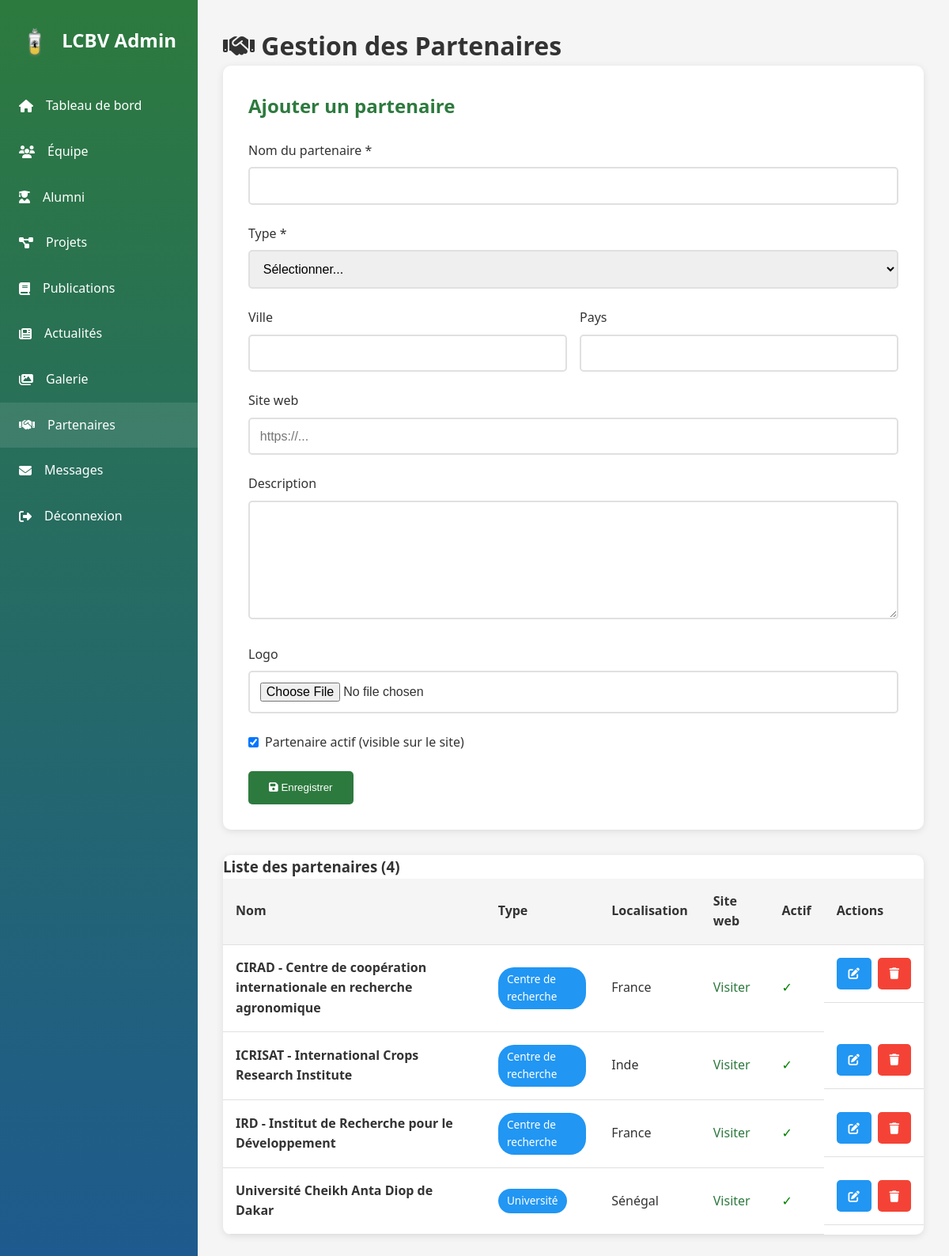
Page /admin/admin_partenaires.php (signed in) on the committed database.
### tables this page shows
CREATE TABLE partenaires (
    id INT AUTO_INCREMENT PRIMARY KEY,
    nom VARCHAR(255) NOT NULL,
    type ENUM('Université', 'Centre de recherche', 'Laboratoire', 'Entreprise', 'Autre') NOT NULL,
    pays VARCHAR(100) NULL,
    ville VARCHAR(100) NULL,
    site_web VARCHAR(255) NULL,
    logo VARCHAR(255) NULL,
    description TEXT NULL,
    actif TINYINT(1) DEFAULT 1,
    ordre_affichage INT DEFAULT 0,
    date_ajout TIMESTAMP DEFAULT CURRENT_TIMESTAMP
);

### db_config.php (called while the page is built, shortened)
<?php
function h($string) {
    return htmlspecialchars($string, ENT_QUOTES, 'UTF-8');
}
?>

### admin/admin_partenaires.php (the view, shortened to what this page needs)
<?php
require_once '../db_config.php';
$partenaires = $pdo->query("SELECT * FROM partenaires ORDER BY nom")->fetchAll();
$edit_part = null;
?>
<!DOCTYPE html>
<html lang="fr">
<head>
    <link rel="stylesheet" href="<?php echo SITE_URL; ?>/css/style.css">
    <link rel="stylesheet" href="https://cdnjs.cloudflare.com/ajax/libs/font-awesome/6.4.0/css/all.min.css">
</head>
<body>
    <div class="admin-dashboard">
        <aside class="admin-sidebar">
            <h2><img src="<?php echo SITE_URL; ?>/uploads/images/logo2.png?v=<?php echo time(); ?>" alt="Logo" class="admin-logo"> LCBV Admin</h2>
            <nav class="admin-nav">
                <ul>
                    <li><a href="dashboard.php"><i class="fas fa-home"></i> Tableau de bord</a></li>
                    <li><a href="admin_equipe.php"><i class="fas fa-users"></i> Équipe</a></li>
                    <li><a href="admin_alumni.php"><i class="fas fa-user-graduate"></i> Alumni</a></li>
                    <li><a href="admin_projets.php"><i class="fas fa-project-diagram"></i> Projets</a></li>
                    <li><a href="admin_publications.php"><i class="fas fa-book"></i> Publications</a></li>
                    <li><a href="admin_actualites.php"><i class="fas fa-newspaper"></i> Actualités</a></li>
                    <li><a href="admin_galerie.php"><i class="fas fa-images"></i> Galerie</a></li>
                    <li><a href="admin_partenaires.php" class="active"><i class="fas fa-handshake"></i> Partenaires</a></li>
                    <li><a href="admin_messages.php"><i class="fas fa-envelope"></i> Messages</a></li>
                    <li><a href="logout.php"><i class="fas fa-sign-out-alt"></i> Déconnexion</a></li>
                </ul>
            </nav>
        </aside>
        <main class="admin-main">
            <h1><i class="fas fa-handshake"></i> Gestion des Partenaires</h1>
            <div class="admin-form-section">
                <h2><?php echo $edit_part ? 'Modifier' : 'Ajouter'; ?> un partenaire</h2>
                <form method="POST" enctype="multipart/form-data">
                    <div class="form-group">
                        <label class="form-label">Nom du partenaire *</label>
                        <input type="text" name="nom" class="form-control"
                               value="<?php echo h($edit_part['nom'] ?? ''); ?>" required>
                    </div>
                    <div class="form-group">
                        <label class="form-label">Type *</label>
                        <select name="type" class="form-control" required>
                            <option value="">Sélectionner...</option>
                        </select>
                    </div>
                    <div class="form-row">
                        <div class="form-group">
                            <label class="form-label">Ville</label>
                            <input type="text" name="ville" class="form-control"
                                   value="<?php echo h($edit_part['ville'] ?? ''); ?>">
                        </div>
                        <div class="form-group">
                            <label class="form-label">Pays</label>
                            <input type="text" name="pays" class="form-control"
                                   value="<?php echo h($edit_part['pays'] ?? ''); ?>">
                        </div>
                    </div>
                    <div class="form-group">
                        <label class="form-label">Site web</label>
                        <input type="url" name="site_web" class="form-control"
                               value="<?php echo h($edit_part['site_web'] ?? ''); ?>" placeholder="https://...">
                    </div>
                    <div class="form-group">
                        <label class="form-label">Description</label>
                        <textarea name="description" class="form-control" rows="3"><?php echo h($edit_part['description'] ?? ''); ?></textarea>
                    </div>
                    <div class="form-group">
                        <label class="form-label">Logo</label>
                        <input type="file" name="logo" class="form-control" accept="image/*">
                    </div>
                    <div class="form-group">
                        <label class="checkbox-label">
                            <input type="checkbox" name="actif" value="1" <?php echo ($edit_part['actif'] ?? 1) ? 'checked' : ''; ?>>
                            Partenaire actif (visible sur le site)
                        </label>
                    </div>
                    <div class="form-actions">
                        <button type="submit" class="btn btn-primary">
                            <i class="fas fa-save"></i> Enregistrer
                        </button>
                    </div>
                </form>
            </div>
            <div class="admin-table">
                <h3>Liste des partenaires (<?php echo count($partenaires); ?>)</h3>
                <table>
                    <thead>
                        <tr>
                            <th>Nom</th>
                            <th>Type</th>
                            <th>Localisation</th>
                            <th>Site web</th>
                            <th>Actif</th>
                            <th>Actions</th>
                        </tr>
                    </thead>
                    <tbody>
                        <?php foreach ($partenaires as $p): ?>
                        <tr>
                            <td><strong><?php echo h($p['nom']); ?></strong></td>
                            <td><span class="badge badge-info"><?php echo h($p['type']); ?></span></td>
                            <td><?php echo h($p['ville']); ?><?php echo $p['ville'] && $p['pays'] ? ', ' : ''; ?><?php echo h($p['pays']); ?></td>
                            <td><?php echo $p['site_web'] ? '<a href="'.h($p['site_web']).'" target="_blank">Visiter</a>' : '-'; ?></td>
                            <td><?php echo $p['actif'] ? '<span style="color:green;">✓</span>' : '<span style="color:red;">✗</span>'; ?></td>
                            <td class="action-buttons">
                                <a href="?edit=<?php echo $p['id']; ?>" class="btn btn-sm btn-edit">
                                    <i class="fas fa-edit"></i>
                                </a>
                                <a href="?delete=<?php echo $p['id']; ?>" class="btn btn-sm btn-delete" data-confirm-delete>
                                    <i class="fas fa-trash"></i>
                                </a>
                            </td>
                        </tr>
                        <?php endforeach; ?>
                    </tbody>
                </table>
            </div>
        </main>
    </div>
</body>
</html>

### css/style.css (style rules this page uses)
* { margin: 0; padding: 0; box-sizing: border-box; }
:root { --primary-color: #2d7a3e; --secondary-color: #1e5a8e; --accent-color: #4caf50; --light-green: #e8f5e9; --light-blue: #e3f2fd; --dark-text: #333333; --gray-text: #666666; --light-gray: #f5f5f5; --white: #ffffff; --border-color: #e0e0e0; --shadow: 0 2px 10px rgba(0,0,0,0.1); --shadow-hover: 0 4px 20px rgba(0,0,0,0.15); --transition: all 0.3s ease; }
body { font-family: 'Segoe UI', Tahoma, Geneva, Verdana, sans-serif; font-size: 16px; line-height: 1.6; color: var(--dark-text); background-color: var(--white); }
a { color: var(--primary-color); text-decoration: none; transition: var(--transition); }
.btn { display: inline-block; padding: 0.7rem 1.5rem; border-radius: 5px; font-weight: 500; text-align: center; cursor: pointer; border: 2px solid transparent; transition: var(--transition); text-decoration: none; }
.btn-primary { background: var(--primary-color); color: var(--white); }
.btn-sm { padding: 0.4rem 0.8rem; font-size: 0.9rem; }
.badge { display: inline-block; padding: 0.3rem 0.7rem; border-radius: 20px; font-size: 0.85rem; font-weight: 500; }
.badge-info { background: #2196f3; color: var(--white); }
.form-group { margin-bottom: 1.5rem; }
.form-label { display: block; margin-bottom: 0.5rem; font-weight: 500; color: var(--dark-text); }
.form-control { width: 100%; padding: 0.8rem; border: 2px solid var(--border-color); border-radius: 5px; font-size: 1rem; transition: var(--transition); }
textarea.form-control { min-height: 150px; resize: vertical; }
.admin-logo { width: 40px; height: 40px; object-fit: contain; vertical-align: middle; margin-right: 0.5rem; flex-shrink: 0; display: inline-block; }
.admin-dashboard { display: grid; grid-template-columns: 250px 1fr; min-height: 100vh; }
.admin-sidebar { background: linear-gradient(180deg, var(--primary-color), var(--secondary-color)); color: var(--white); padding: 2rem 0; }
.admin-sidebar h2 { padding: 0 1.5rem; margin-bottom: 2rem; }
.admin-nav { list-style: none; }
.admin-nav a { display: flex; align-items: center; gap: 1rem; padding: 1rem 1.5rem; color: var(--white); transition: var(--transition); }
.admin-nav a:hover, .admin-nav a.active { background: rgba(255, 255, 255, 0.1); }
.admin-main { padding: 2rem; background: var(--light-gray); }
.admin-table { width: 100%; background: var(--white); border-radius: 10px; overflow: hidden; box-shadow: var(--shadow); }
.admin-table table { width: 100%; border-collapse: collapse; }
.admin-table th, .admin-table td { padding: 1rem; text-align: left; border-bottom: 1px solid var(--border-color); }
.admin-table th { background: var(--light-gray); font-weight: 600; }
.action-buttons { display: flex; gap: 0.5rem; }
.btn-edit { background: #2196f3; color: var(--white); }
.btn-delete { background: #f44336; color: var(--white); }

### admin/admin_partenaires.php (style rules this page uses)
.admin-form-section { background: #fff; padding: 2rem; border-radius: 10px; box-shadow: 0 2px 10px rgba(0,0,0,0.1); margin-bottom: 2rem; }
.admin-form-section h2 { margin-bottom: 1.5rem; color: var(--primary-color); }
.form-row { display: grid; grid-template-columns: 1fr 1fr; gap: 1rem; }
.form-actions { display: flex; gap: 1rem; margin-top: 1.5rem; }
.checkbox-label { display: flex; align-items: center; gap: 0.5rem; font-weight: 500; }
.checkbox-label input { width: auto; margin: 0; }

### rows in the picture
partenaires: nom "CIRAD - Centre de coopération internationale en recherche agronomique", type "Centre de recherche", pays "France"
partenaires: nom "ICRISAT - International Crops Research Institute", type "Centre de recherche", pays "Inde"
partenaires: nom "IRD - Institut de Recherche pour le Développement", type "Centre de recherche", pays "France"
partenaires: nom "Université Cheikh Anta Diop de Dakar", type "Université", pays "Sénégal"

### other values in the picture
count($partenaires) "4"
